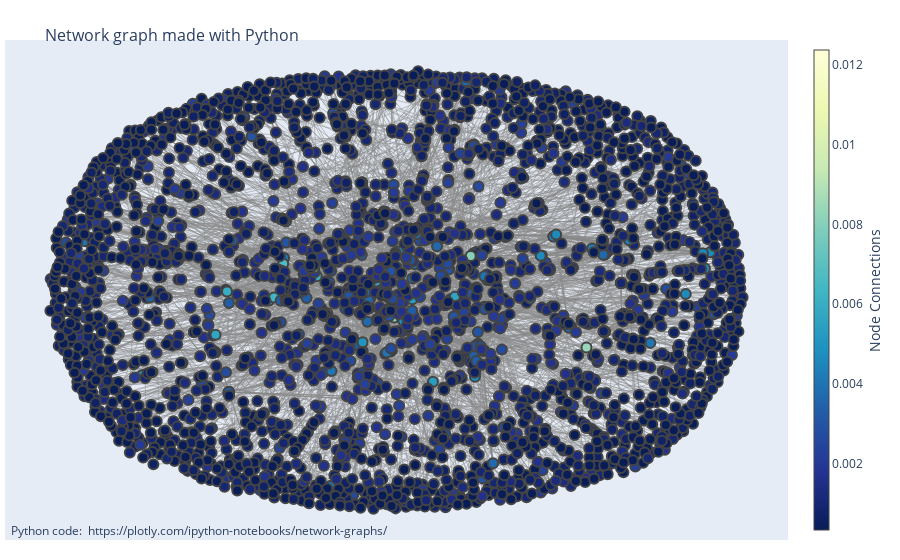

The notebook cell saved with this chart:
### Code cell
fig = go.Figure(data=[edge_trace, node_trace],
             layout=go.Layout(
                title='<br>Network graph made with Python',
                titlefont_size=16,
                showlegend=False,
                hovermode='closest',
                margin=dict(b=20,l=5,r=5,t=40),
                annotations=[ dict(
                    text="Python code: <a href='https://plotly.com/ipython-notebooks/network-graphs/'> https://plotly.com/ipython-notebooks/network-graphs/</a>",
                    showarrow=False,
                    xref="paper", yref="paper",
                    x=0.005, y=-0.002 ) ],
                xaxis=dict(showgrid=False, zeroline=False, showticklabels=False),
                yaxis=dict(showgrid=False, zeroline=False, showticklabels=False))
                )
fig.show()

### Figure 1 — Plotly figure (JSON) as saved in the notebook; plotly's stock layout.template omitted (floating-point values rounded to 4 significant figures; data arrays with more than 128 entries replaced by an {"elided": "..."} marker saying what was removed)
{"data": [{"hoverinfo": "none", "line": {"color": "#888", "width": 0.5}, "mode": "lines", "type": "scatter", "x": {"elided": "13980 float values"}, "y": {"elided": "13980 float values"}}, {"hoverinfo": "text", "marker": {"color": {"elided": "2989 float values"}, "colorbar": {"thickness": 15, "title": {"side": "right", "text": "Node Connections"}, "xanchor": "left"}, "colorscale": [[0, "rgb(255,255,217)"], [0.125, "rgb(237,248,177)"], [0.25, "rgb(199,233,180)"], [0.375, "rgb(127,205,187)"], [0.5, "rgb(65,182,196)"], [0.625, "rgb(29,145,192)"], [0.75, "rgb(34,94,168)"], [0.875, "rgb(37,52,148)"], [1, "rgb(8,29,88)"]], "line": {"width": 2}, "reversescale": true, "showscale": true, "size": 10}, "mode": "markers", "text": {"elided": "2989 str values"}, "type": "scatter", "x": {"elided": "2989 float values"}, "y": {"elided": "2989 float values"}}], "layout": {"annotations": [{"showarrow": false, "text": "Python code: <a href='https://plotly.com/ipython-notebooks/network-graphs/'> https://plotly.com/ipython-notebooks/network-graphs/</a>", "x": 0.005, "xref": "paper", "y": -0.002, "yref": "paper"}], "hovermode": "closest", "margin": {"b": 20, "l": 5, "r": 5, "t": 40}, "showlegend": false, "title": {"font": {"size": 16}, "text": "<br>Network graph made with Python"}, "xaxis": {"showgrid": false, "showticklabels": false, "zeroline": false}, "yaxis": {"showgrid": false, "showticklabels": false, "zeroline": false}}}
